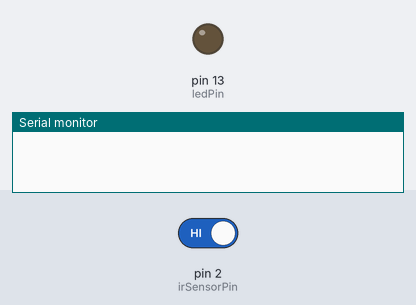
This sketch was run on a simulated Arduino Uno, built with avr-gcc and run on an emulated ATmega328P. Parts: output pins drawn as LEDs (lit = HIGH), the last lines printed to the serial monitor. Inputs (shaded band) come from the test bench; at power-on: pin 2 (irSensorPin) HIGH.

Above: at 2.8 s.
2.9 s: pin 2 (irSensorPin) driven LOW
At 6.8 s:
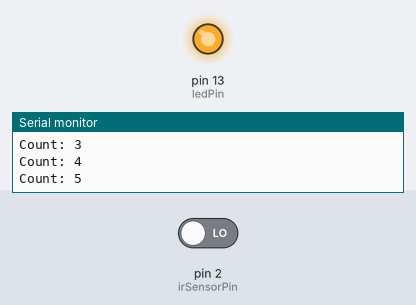
7.0 s: pin 2 (irSensorPin) driven HIGH
At 7.8 s:
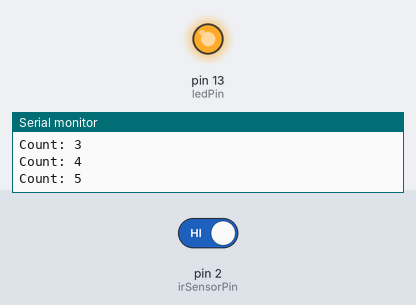
Timing chart, 0 to 10.0 s (numbered marks = the images above; inputs shaded):
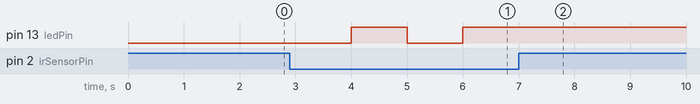

The sketch:

lighton_and_off.ino
```cpp
// Define IR sensor pin and LED pin
int irSensorPin = 2;
int ledPin = 13;

// Set count threshold
int countThreshold = 10;

// Initialize count variable
int count = 1;

void setup() {
  // Initialize serial communication
  Serial.begin(9600);

  // Set IR sensor pin as input
  pinMode(irSensorPin, INPUT);

  // Set LED pin as output
  pinMode(ledPin, OUTPUT);
}

void loop() {
  // Read IR sensor value
  int irSensorValue = digitalRead(irSensorPin);

  // Check if object has passed by IR sensor
  if (irSensorValue == LOW) {
    // Increment count
    count++;

    // Print count to serial monitor
    Serial.print("Count: ");
    Serial.println(count);

    // Check if count threshold has been reached
    if (count%2==0) {
      // Turn on LED
      digitalWrite(ledPin,LOW);
    }
    else{
      digitalWrite(ledPin, HIGH);
      }
  }

  // Delay to prevent rapid counting
  delay(1000);
}
```

Measured:
- after the input at 2.9 s, pin 13 (ledPin): LOW → HIGH after 1.1 s, → LOW 1.0 s later, → HIGH 1.0 s later
- after the input at 7.0 s, pin 13 (ledPin): stops changing and stays HIGH
